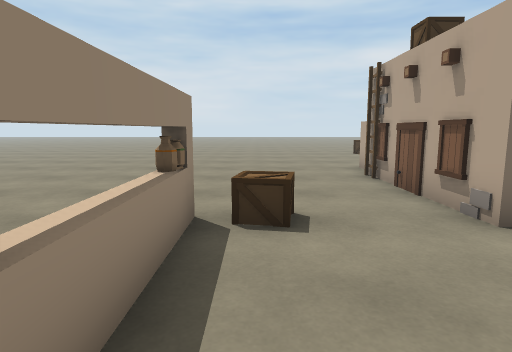
view 1 (above)

19 first-person views from a walk through a Unity game level. The camera is 1.2 m above the floor, tilts 8° down and sees 75° across. The floor is counted in squares, 1 m on a side. Each view is taken from the middle of a square. On the plan, view 1 faces up. The plan holds only what a view shows up to about 14 squares ahead; the rest is blank. The place goes on beyond the plan. The player character is not drawn. Some surface patterns are stand-ins.

view 2
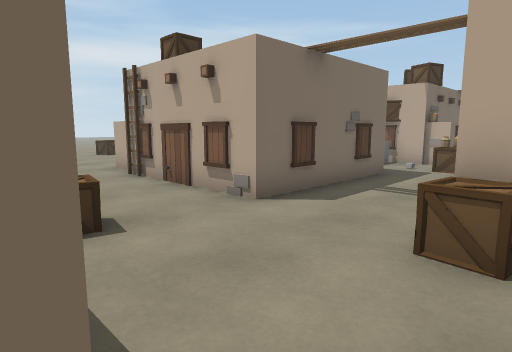

view 3
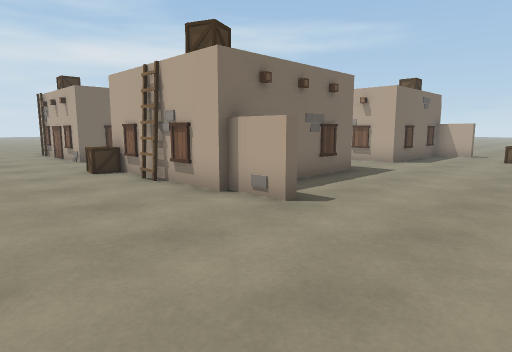

view 4
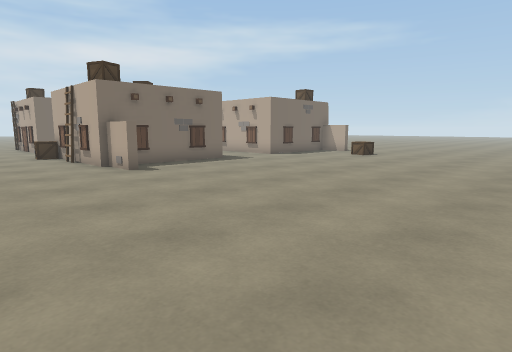

view 5
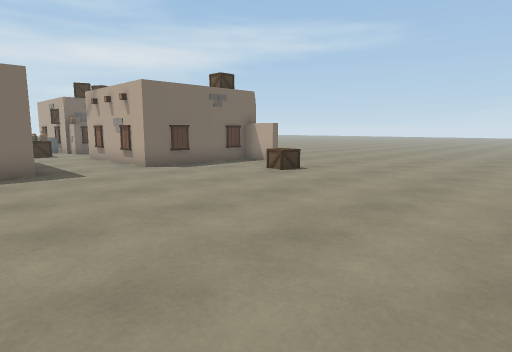

view 6
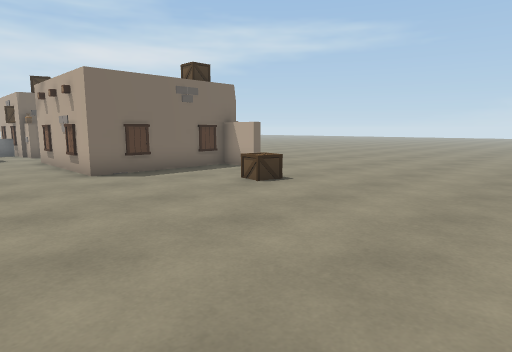

view 7
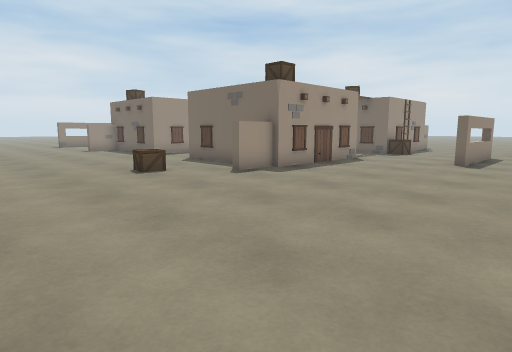

view 8
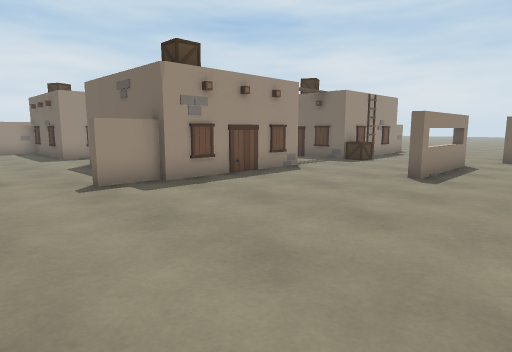

view 9
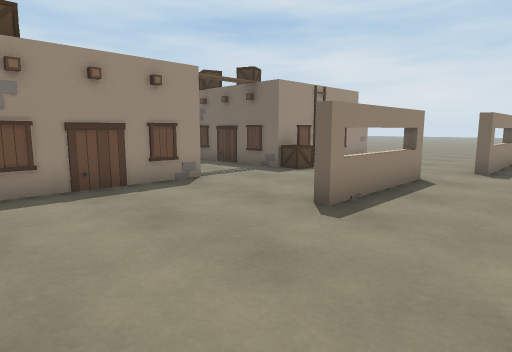

view 10
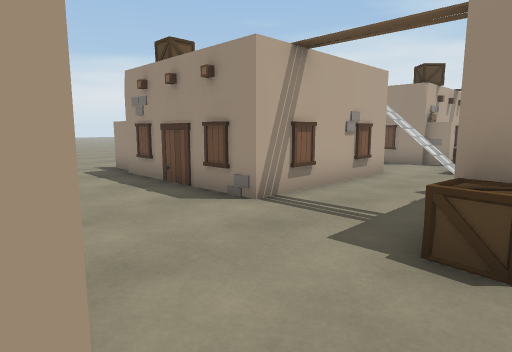

view 11
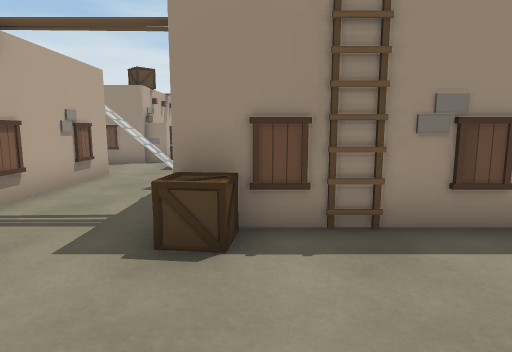

view 12
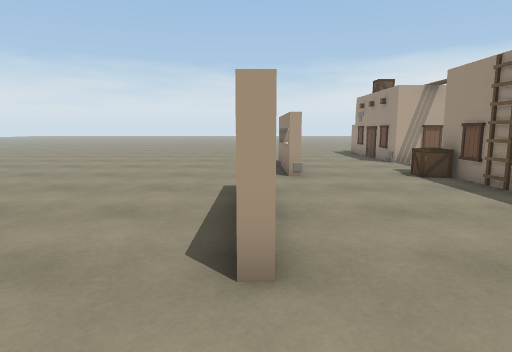

view 13
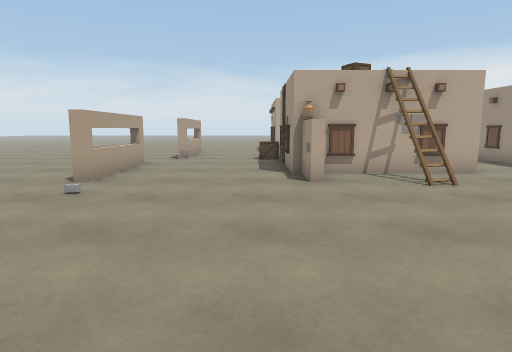

view 14
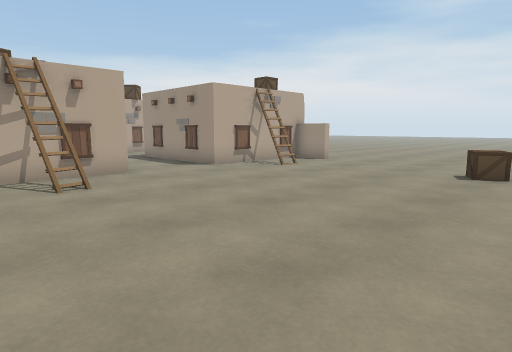

view 15
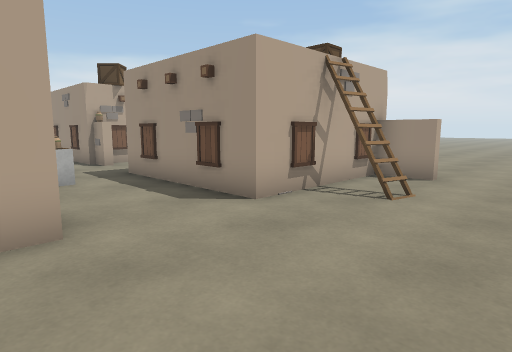

view 16
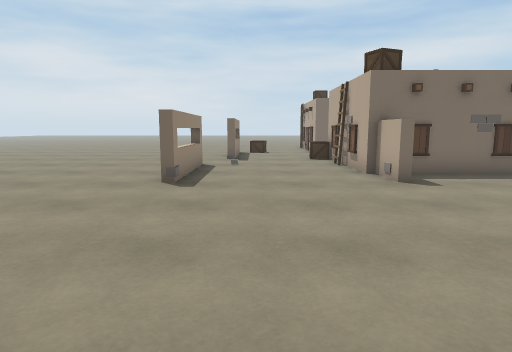

view 17
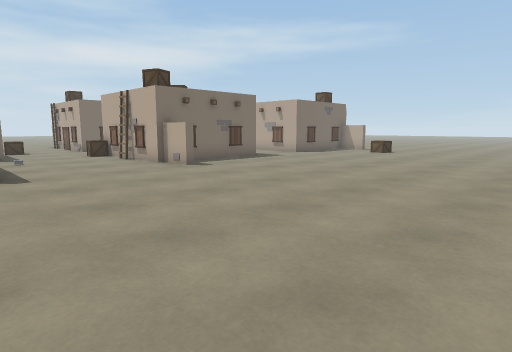

view 18
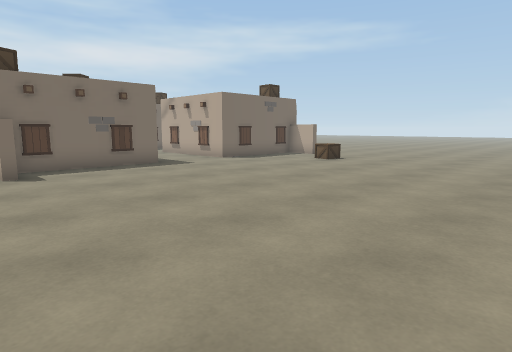

view 19
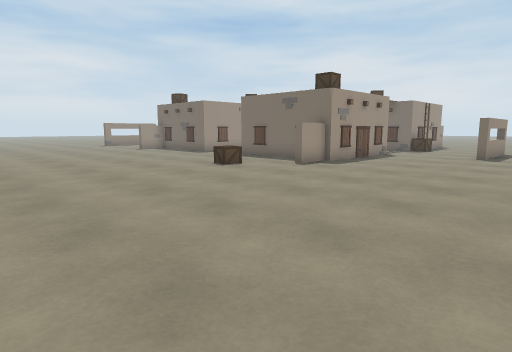

### Floor plan
Key: @ floor where view 1 was taken; # wall or solid block; . floor; = window, fence, low wall or low ledge; O other object.
Columns run from 3 left of view 1 to 23 right of it. Each row starts with its distance up from view 1.
 18               ... . .
 17         O.........
 16         OO.............
 15     ....................
 14  .......................
 13  ........................
 12  .........................
 11 ...........................
 10 ......#............#....#..
  9 ... ..######..######....=..
  8 . . ..#    #..     #....=..
  7 . . ..#    O..     #....#..
  6   ....#    #..     #.......
  5   .O..#    #.=O   ##.......
  4   #O..######..OO###OO..#...
  3   =.........OO#........=...
  2   =...........#........=...
  1  .#..OO###OO..######...#...
  0  ..@..##   #..#    #.......
 -1  .....#    #..#    #.......
 -2 .#....#    #..#    #.......
 -3 .=....#    #..#    O......
 -4 .=....######..######.......
 -5 .#....#............#.......
 -6 ...........................
 -7 .................O........
 -8 .................O.........
 -9 ...........................
-10 ...........................
-11 ...........................
-12 ...........................
-13 ...........................
-14  .........................
-15 . ........            ... .

Where each view was taken, in squares from view 1:
view 1: 0 up, 0 right, facing up
view 2: 0 up, 1 left, facing up-right
view 3: 9 down, 1 left, facing up-right
view 4: 15 down, 1 left, facing up-right
view 5: 14 down, 6 right, facing up-right
view 6: 13 down, 8 right, facing up-right
view 7: 12 down, 23 right, facing up-left
view 8: 8 down, 23 right, facing up-left
view 9: 4 down, 23 right, facing up-left
view 10: 5 up, 20 right, facing down-left
view 11: 5 up, 20 right, facing left
view 12: 13 up, 21 right, facing down
view 13: 18 up, 17 right, facing down
view 14: 18 up, 15 right, facing down-left
view 15: 13 up, 12 right, facing down-left
view 16: 13 down, 0 right, facing up
view 17: 15 down, 3 left, facing up-right
view 18: 15 down, 2 right, facing up-right
view 19: 15 down, 23 right, facing up-left
